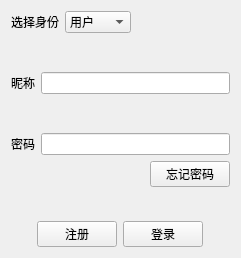
<?xml version="1.0" encoding="UTF-8"?>
<ui version="4.0">
 <class>Form</class>
 <widget class="QWidget" name="Form">
  <property name="geometry">
   <rect>
    <x>0</x>
    <y>0</y>
    <width>241</width>
    <height>258</height>
   </rect>
  </property>
  <property name="windowTitle">
   <string>Form</string>
  </property>
  <layout class="QVBoxLayout" name="verticalLayout_2">
   <item>
    <layout class="QHBoxLayout" name="horizontalLayout_2">
     <item>
      <widget class="QLabel" name="chooseLable">
       <property name="text">
        <string>选择身份</string>
       </property>
      </widget>
     </item>
     <item>
      <widget class="QComboBox" name="chooseComboBox">
       <item>
        <property name="text">
         <string>用户</string>
        </property>
       </item>
       <item>
        <property name="text">
         <string>商家</string>
        </property>
       </item>
       <item>
        <property name="text">
         <string>管理员</string>
        </property>
       </item>
      </widget>
     </item>
     <item>
      <spacer name="horizontalSpacer_2">
       <property name="orientation">
        <enum>Qt::Horizontal</enum>
       </property>
       <property name="sizeHint" stdset="0">
        <size>
         <width>40</width>
         <height>20</height>
        </size>
       </property>
      </spacer>
     </item>
    </layout>
   </item>
   <item>
    <layout class="QFormLayout" name="formLayout">
     <item row="0" column="1">
      <spacer name="verticalSpacer_3">
       <property name="orientation">
        <enum>Qt::Vertical</enum>
       </property>
       <property name="sizeHint" stdset="0">
        <size>
         <width>20</width>
         <height>40</height>
        </size>
       </property>
      </spacer>
     </item>
     <item row="1" column="0">
      <widget class="QLabel" name="nameLable">
       <property name="text">
        <string>昵称</string>
       </property>
      </widget>
     </item>
     <item row="1" column="1">
      <widget class="QLineEdit" name="nameLineEdit"/>
     </item>
     <item row="2" column="1">
      <spacer name="verticalSpacer">
       <property name="orientation">
        <enum>Qt::Vertical</enum>
       </property>
       <property name="sizeHint" stdset="0">
        <size>
         <width>20</width>
         <height>40</height>
        </size>
       </property>
      </spacer>
     </item>
     <item row="3" column="0">
      <widget class="QLabel" name="keyLable">
       <property name="text">
        <string>密码</string>
       </property>
      </widget>
     </item>
     <item row="3" column="1">
      <widget class="QLineEdit" name="keyLineEdit"/>
     </item>
    </layout>
   </item>
   <item>
    <layout class="QHBoxLayout" name="horizontalLayout_4">
     <item>
      <spacer name="horizontalSpacer">
       <property name="orientation">
        <enum>Qt::Horizontal</enum>
       </property>
       <property name="sizeHint" stdset="0">
        <size>
         <width>40</width>
         <height>20</height>
        </size>
       </property>
      </spacer>
     </item>
     <item>
      <widget class="QPushButton" name="pushButton">
       <property name="text">
        <string>忘记密码</string>
       </property>
      </widget>
     </item>
    </layout>
   </item>
   <item>
    <spacer name="verticalSpacer_4">
     <property name="orientation">
      <enum>Qt::Vertical</enum>
     </property>
     <property name="sizeHint" stdset="0">
      <size>
       <width>20</width>
       <height>40</height>
      </size>
     </property>
    </spacer>
   </item>
   <item>
    <spacer name="verticalSpacer_2">
     <property name="orientation">
      <enum>Qt::Vertical</enum>
     </property>
     <property name="sizeHint" stdset="0">
      <size>
       <width>20</width>
       <height>40</height>
      </size>
     </property>
    </spacer>
   </item>
   <item>
    <layout class="QHBoxLayout" name="horizontalLayout_3">
     <item>
      <spacer name="horizontalSpacer_3">
       <property name="orientation">
        <enum>Qt::Horizontal</enum>
       </property>
       <property name="sizeHint" stdset="0">
        <size>
         <width>40</width>
         <height>20</height>
        </size>
       </property>
      </spacer>
     </item>
     <item>
      <widget class="QPushButton" name="signUpPushButton">
       <property name="text">
        <string>注册</string>
       </property>
      </widget>
     </item>
     <item>
      <widget class="QPushButton" name="signInPushButton">
       <property name="text">
        <string>登录</string>
       </property>
      </widget>
     </item>
     <item>
      <spacer name="horizontalSpacer_4">
       <property name="orientation">
        <enum>Qt::Horizontal</enum>
       </property>
       <property name="sizeHint" stdset="0">
        <size>
         <width>40</width>
         <height>20</height>
        </size>
       </property>
      </spacer>
     </item>
    </layout>
   </item>
  </layout>
 </widget>
 <resources/>
 <connections/>
</ui>
